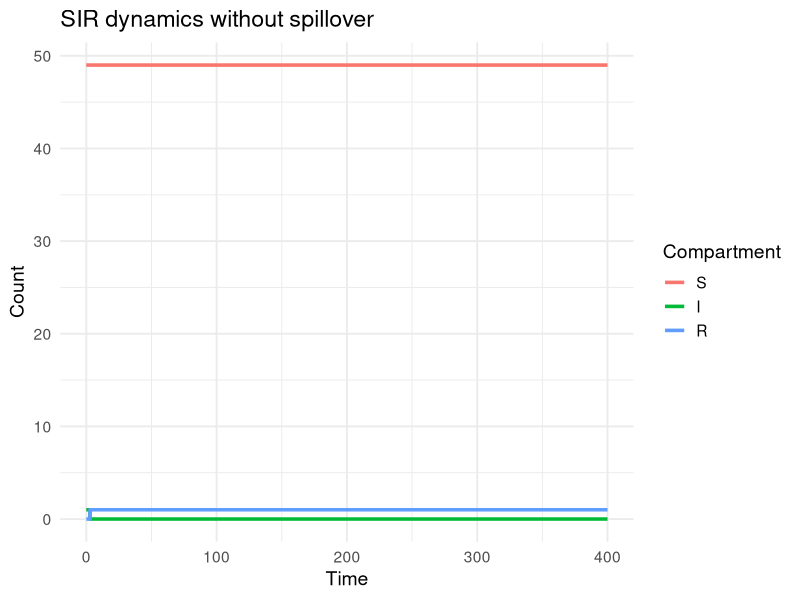

Write R code to recreate this figure. (Note: this script raises an error after producing the figure.)

## Stochastic SIR simulation with spillover introductions
## Clinic on the Meaningful Modeling of Epidemiological Data
## International Clinics on Infectious Disease Dynamics and Data (ICI3D) Program
#
## Rebecca Borchering 2015 & 2018
## Reshma Kassanjee 2025
## Some Rights Reserved
## CC BY-NC 3.0 (http://creativecommons.org/licenses/by-nc/3.0/)

# In this tutorial you will use a Gillespie algorithm 
# implementation of an SIR model to explore the impact of
# introducing spillover infection events. 

# You will be asked to extend code - though we provide example
# solutions, we encourage you take the time to first try!  

library(tidyverse)

## PART 1: SIR 
## --------------------------------------------------------------------

# Context: We begin with a closed population of animals, with infection
# modelled to spread as per a stochastic SIR model. 

# Take some time to understand the implementation below. 

# Compartments:
# (S,I,R) = (susceptible, infectious, removed)

# Transitions:
# Event                           Change        	  	Rate
# Infection (S)                   (S,I,R)->(S-1,I+1,R)        	beta*I*S/N
# Recovery/Removal (I)            (S,I,R)->(S,I-1,R+1)         	gamma*I

## Function to step forward in time to next event and update states:

event_sir <- function(time, S, I, R, params, t_end, count.inf) {
  with(as.list(params), {
    N <- S+I+R
    
    rates <- c(
      infect = beta * I * S / N,
      recover = gamma * I
    )
    
    total_rate <- sum(rates)
    
    if (total_rate == 0) {
      
      event_time <- t_end
      
    } else {
      
      event_time <- time + rexp(1, total_rate)
      event_type <- sample(c("Infect", "Recover"), 1, prob = rates / total_rate)
      
      switch(event_type,
             "Infect" = {
               S <- S - 1
               I <- I + 1
               count.inf = count.inf+1
             },
             "Recover" = {
               I <- I - 1
               R <- R + 1
             })
    }
    
    return(data.frame(time = event_time, S = S, I = I, R = R, count.inf = count.inf))
  })
}

## Function to simulate states from time 0 to t_end:

simulate_sir <- function(t_end, y, params) {
  with(as.list(y), {
    
    count.inf <-  I
    ts <- data.frame(time = 0, S = S, I = I, R = R, count.inf = I)
    next_event <- ts
    
    while (next_event$time < t_end) {
      next_event <- event_sir(next_event$time, next_event$S, next_event$I, next_event$R, params, t_end, count.inf)
      ts <- rbind(ts, next_event)
    }
    
    return(ts)
  })
}

## Run the model for specified inputs:

pop <- 50                                 	# population size
params <- c(beta = 0.3, gamma = 0.1)    	# parameter values
final_time <- 400                       	# end time
y0 <- c(S = pop - 1, I = 1, R = 0)        	# initial state

ts1 <- simulate_sir(final_time, y0, params)

## And plot:

ts1_long <- (ts1 
             |> pivot_longer(cols = c(S, I, R), names_to = "Compartment", values_to = "count")
             |> mutate(Compartment = factor(Compartment, levels = c('S','I','R')))
)

ggplot(ts1_long, aes(x = time, y = count, color = Compartment)) +
  geom_step(linewidth = 1.2) +
  labs(title = "SIR dynamics without spillover", y = "Count", x = "Time") +
  theme_minimal(base_size = 14)

# Generate the data and produce the plot multiple times, by running the relevant
# lines above. What do you see?

## PART 2: SIR with spillover
## --------------------------------------------------------------------

# We now introduce the possibility of infections occurring in the
# population due to other exposures - for example, due to infected animals
# in some other maintenance population briefly entering the territory. 

# TASK 1: Make a copy of all the code presented for part 1 and modify it to 
# introduce spillover events - 
# make functions event_sirspill and simulate_sirspill.
# More specifically, assume that, in addition to the transmission already 
# occurring, there is an additional rate of infection of susceptibles of 
# lambda*S/N (total rate). Here lambda is the rate at which, for example,
# animals from outside of the population manage to make contact 
# with animals in our population of interest. 

# When you are ready, scroll down to the bottom of the tutorial to find an
# example solution, and then move onto the next parts of the tutorial using it.

# Here are some hints if needed: 
#   Update the list of '## Transitions'
#   In the function event_sirspill, include a third event type 'Spillover'
#   Also try to include a counter for spillovers (count.spillovers) - 
#     this may prove handy if you get time to explore. 
#   To run the model, think about whether any of the inputs needs to change.


## PART 3: Explore patterns
## --------------------------------------------------------------------

# Let's compare outputs for different parameter values. .

# To make this easier, let's write a function that plots I over time,
#   showing several different possible trajectories, for a set of input 
#   parameter values

plot_sirspill <- function(nTraj = 16, params, final_time, y0){
  
  ts_collect <- list()
  for (ii in 1:nTraj){
    ts_collect[[ii]] <- simulate_sirspill(final_time, y0, params)
  }
  
  ts_collect_df <- (bind_rows(ts_collect, .id = "Simulation")
                    |> mutate(Simulation = factor(Simulation, levels = 1:nTraj))
  )
  
  gg <- ggplot(ts_collect_df, aes(x = time, y = I)) +
    geom_step(linewidth = 1.2) +
    facet_wrap(~Simulation) +
    labs(title = "I over time", y = "Count", x = "Time") +
    scale_x_continuous(breaks = NULL) +
    coord_cartesian(xlim=c(0, final_time)) +
    theme_minimal(base_size = 14)

  print(gg)
}

# We can now easily now easily plot trajectories - here we plot 
# 16 trajectories for a set of inputs

plot_sirspill(nTraj=16
	, params=c(beta = 0.3, gamma = 0.1,lambda = 0.01)
	, final_time=400
	, y0 = c(S = pop - 1, I = 1, R = 0)
)

# TASK 2: 
# Use the function plot_sirspill to compare outputs for different parameter
# values (specified below) and think about the patterns you see. Also think 
# about how the  patterns you see relate to R0 = beta/gamma, and, later in
# time, Reff = R0*S/N
# Pay attention to the scale of y-axis.

# Don't forget to erase your graphs every now and then using graphics.off().

# (1) 1 infected animal to begin, no spillover, with different beta and gamma values
# c(beta = 0.3, gamma = 0.1, lambda = 0.00), 400, c(S = pop - 1, I = 1, R = 0))
# versus 
# c(beta = 0.2, gamma = 0.2, lambda = 0.00), 400, c(S = pop - 1, I = 1, R = 0))

# (2) 0 infected animals to begin, with spillover, with different beta and gamma values 
# c(beta = 0.3, gamma = 0.1, lambda = 0.01), 400, c(S = pop, I = 0, R = 0))
# versus 
# c(beta = 0.2, gamma = 0.2, lambda = 0.01), 400, c(S = pop, I = 0, R = 0))

# (3) as for (2) but with a higher spillover rate
# c(beta = 0.3, gamma = 0.1, lambda = 0.04), 400, c(S = pop, I = 0, R = 0))
# versus 
# c(beta = 0.2, gamma = 0.2, lambda = 0.04), 400, c(S = pop, I = 0, R = 0))

# Lastly, would we have been able to study these patterns using 
# a deterministic model? If you have time, refer back to previous labs, 
# and try fit and plot a corresponding deterministic model. 

## PART 2: Solution 
## --------------------------------------------------------------------

## Our version of the functions for part 2 can be found in
## ICI3D_Ex1_StochasticSpillover_functions.R in the tutorials repo: 
## https://raw.githubusercontent.com/ICI3D/RTutorials/refs/heads/master/ICI3D_Ex1_StochasticSpillover_functions.R

# Compartments:
# (S,I,R) = (susceptible, infectious, removed)

# Transitions:
# Event                           Change        		 Rate
# Spillover (S)			  (S,I,R)->(S-1,I+1,R)		 lambda*S/N
# Infection (S)                   (S,I,R)->(S-1,I+1,R)           beta*I*S/N
# Recovery/Removal (I)            (S,I,R)->(S,I-1,R+1)           gamma*I


## Run the model for specified inputs:

params <- c(beta = 0.3, gamma = 0.1
            , lambda = 0.02)            	# parameter values
final_time <- 400                       	# end time
y0 <- c(S = pop - 1, I = 1, R = 0)        	# initial state

ts1 <- simulate_sirspill(final_time, y0, params)

## And plot:

ts1_long <- (ts1 
             |> pivot_longer(cols = c(S, I, R), names_to = "Compartment", values_to = "count")
             |> mutate(Compartment = factor(Compartment, levels = c('S','I','R')))
)

ggplot(ts1_long, aes(x = time, y = count, color = Compartment)) +
  geom_step(linewidth = 1.2) +
  labs(title = "SIR dynamics with spillover", y = "Count", x = "Time") +
  theme_minimal(base_size = 14)
